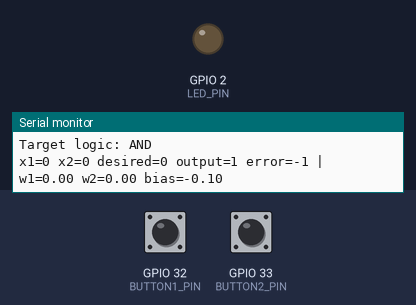
This program was run on a simulated ESP32. On the bench: output pins drawn as LEDs (lit = HIGH), the last lines printed to the serial monitor. The test bench sets the inputs (shaded band); at power-on: GPIO 32 (BUTTON1_PIN) HIGH, GPIO 33 (BUTTON2_PIN) HIGH.

Above: at 1.1 s.
At 1.6 s:
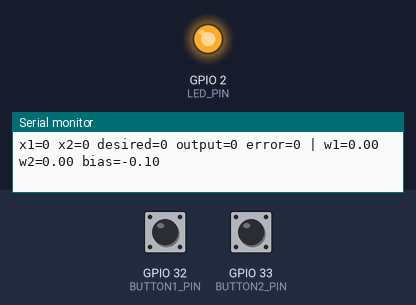
Timing chart, 0 to 3.1 s (numbered marks = the images above):
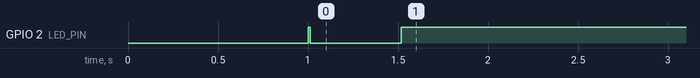

The program:

main.cpp
```cpp
#include <Arduino.h>

/*
    Tiny Perceptron Node
    Milestone: real GPIO button training
    Goal: train an AND perceptron using physical button inputs
*/

// --------------------------------------------------
// HARDWARE CONFIGURATION
// --------------------------------------------------

const int LED_PIN = 2;
const int BUTTON1_PIN = 32;
const int BUTTON2_PIN = 33;

const bool LED_ACTIVE_LOW = true;

// --------------------------------------------------
// PERCEPTRON PARAMETERS
// --------------------------------------------------

float w1 = 0.0f;
float w2 = 0.0f;
float bias = 0.0f;

const float LEARNING_RATE = 0.1f;

// --------------------------------------------------
// LED CONTROL
// --------------------------------------------------

void setLed(bool ledOn)
{
    if (LED_ACTIVE_LOW)
    {
        digitalWrite(LED_PIN, ledOn ? LOW : HIGH);
    }
    else
    {
        digitalWrite(LED_PIN, ledOn ? HIGH : LOW);
    }
}

// --------------------------------------------------
// STEP FUNCTION
// --------------------------------------------------

int stepFunction(float value)
{
    return (value >= 0.0f) ? 1 : 0;
}

// --------------------------------------------------
// BUTTON READING
// --------------------------------------------------

int readButtonAsInput(int pin)
{
    // INPUT_PULLUP:
    // released = HIGH -> 0
    // pressed  = LOW  -> 1

    return (digitalRead(pin) == LOW) ? 1 : 0;
}

// --------------------------------------------------
// PERCEPTRON INFERENCE
// --------------------------------------------------

int perceptronPredict(int x1, int x2)
{
    float sum = (x1 * w1) + (x2 * w2) + bias;
    return stepFunction(sum);
}

// --------------------------------------------------
// TRAINING STEP
// --------------------------------------------------

void trainStep(int x1, int x2, int desired)
{
    float sum = (x1 * w1) + (x2 * w2) + bias;
    int output = stepFunction(sum);

    int error = desired - output;

    // Perceptron learning rule
    w1 = w1 + (LEARNING_RATE * error * x1);
    w2 = w2 + (LEARNING_RATE * error * x2);
    bias = bias + (LEARNING_RATE * error);

    setLed(output == 1);

    Serial.print("x1=");
    Serial.print(x1);

    Serial.print(" x2=");
    Serial.print(x2);

    Serial.print(" desired=");
    Serial.print(desired);

    Serial.print(" output=");
    Serial.print(output);

    Serial.print(" error=");
    Serial.print(error);

    Serial.print(" | w1=");
    Serial.print(w1);

    Serial.print(" w2=");
    Serial.print(w2);

    Serial.print(" bias=");
    Serial.println(bias);
}

// --------------------------------------------------
// SETUP
// --------------------------------------------------

void setup()
{
    Serial.begin(115200);
    delay(1000);

    pinMode(LED_PIN, OUTPUT);
    setLed(false);

    pinMode(BUTTON1_PIN, INPUT_PULLUP);
    pinMode(BUTTON2_PIN, INPUT_PULLUP);

    Serial.println();
    Serial.println("=================================");
    Serial.println(" Tiny Perceptron Node");
    Serial.println(" GPIO Button Training - AND");
    Serial.println("=================================");
    Serial.println();

    Serial.println("Press different button combinations to train the perceptron.");
    Serial.println("Target logic: AND");
    Serial.println();
}

// --------------------------------------------------
// LOOP
// --------------------------------------------------

void loop()
{
    int x1 = readButtonAsInput(BUTTON1_PIN);
    int x2 = readButtonAsInput(BUTTON2_PIN);

    // Teacher signal for AND logic
    int desired = (x1 == 1 && x2 == 1) ? 1 : 0;

    trainStep(x1, x2, desired);

    delay(500);
}
```

Measured:
- by itself, GPIO 2 (LED_PIN): HIGH → LOW at 1.0 s, → HIGH 0.51 s later
